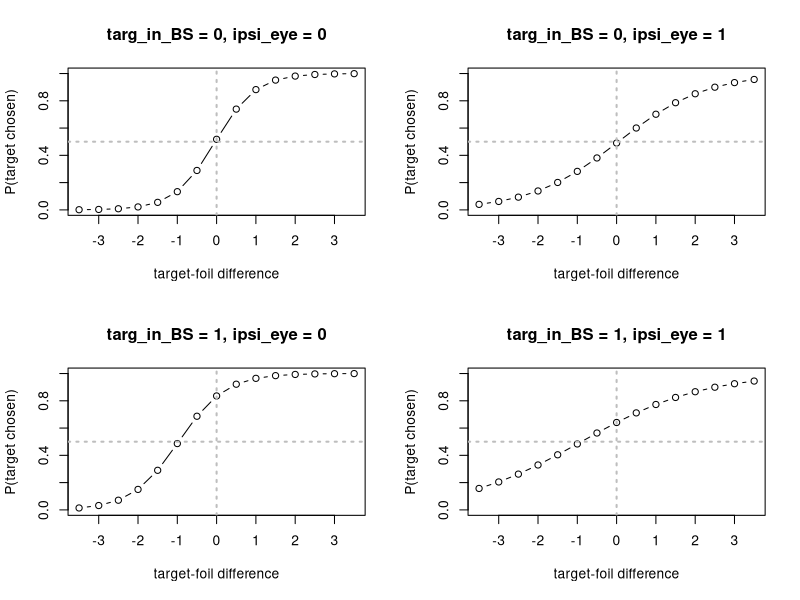

Here is the R script that generated this plot:
## ---- chunk 1
knitr::opts_chunk$set(echo = TRUE)
## ---- chunk 2
simulate_staircase <- function(
        noise_mean = 0, # change bias (e.g. 1 to perceive targets as smaller)
        noise_sd = 1   # change in precision
        )
{
    nRevs   <- 20
    nTrials <- 60
    intervals <- c(3.5,3, 2.5, 2, 1.5, 1, .5, 0, -.5, -1, -1.5, -2, -2.5, -3, -3.5)
    direction <- c(1, -1)
    foil_type <- c(1, -1)
    revs <- c(0, 0)
    trial <- c(0, 0)
    cur_int <- c(1, 1)
    resps <- list(c(TRUE), c(TRUE))
    stairs_ongoing <- c(TRUE, TRUE)
    
    targ_chosen <- c()
    foil_targ_dif <- c()
    trials = 0
    while(any(stairs_ongoing)) {
        trials = trials + 1
        which_stair <- ifelse(stairs_ongoing[1], 1, 2)
        
        # simulate trial
        dif <- intervals[cur_int[which_stair]] * foil_type[which_stair]
        perceived_dif <- dif + rnorm(1, noise_mean, noise_sd)
        foil_targ_dif <- c(foil_targ_dif, dif)
        targ_chosen <- c(targ_chosen, perceived_dif > 0)
        
        # update staircase (which direction, is there a reversal?)
        resps[[which_stair]] <- c(resps[[which_stair]], perceived_dif > 0)
    
        if (tail(resps[[which_stair]], 2)[1] != tail(resps[[which_stair]], 2)[2]) {
            revs[which_stair] <- revs[which_stair] + 1
            direction[which_stair] <- direction[which_stair] * -1
        }
        
        # increment/update
        cur_int[which_stair] <- max(min(cur_int[which_stair] + direction[which_stair],
                                        length(intervals)), 1)
        trial[which_stair] <- trial[which_stair] + 1
        stairs_ongoing[which_stair] <- (revs[which_stair] <= nRevs) |
                                           (trial[which_stair] < nTrials)
    }
    
    return(data.frame(foil_targ_dif = foil_targ_dif, targ_chosen = targ_chosen))
}
## ---- chunk 3
to_agg <- function(data.df)
{
    agg_data.df <- data.frame(
        targ_chosen = with(data.df, tapply(targ_chosen, foil_targ_dif, sum)),
        foil_chosen = with(data.df, tapply(!targ_chosen, foil_targ_dif, sum))
        )
    agg_data.df$foil_targ_dif <- as.numeric(rownames(agg_data.df))
    
    rownames(agg_data.df) <- c()
    
    exp_names <- seq(-3.5, 3.5,.5)
    for(x in exp_names) {
        if (!(x %in% agg_data.df$foil_targ_dif)) {
            agg_data.df <- rbind(agg_data.df,
                                 matrix(c(0, 0, x), ncol = 3,
                                        dimnames = list(NULL, colnames(agg_data.df))))
        }
    }
    
    agg_data.df <- agg_data.df[order(agg_data.df$foil_targ_dif),]
    
    agg_data.df$ID         <- data.df[1,]$ID
    agg_data.df$targ_in_BS <- data.df[1,]$targ_in_BS
    agg_data.df$ipsi_eye   <- data.df[1,]$ipsi_eye
    return(agg_data.df)
}

## ---- chunk 4

set.seed(0)

sim_out_contra.df <- simulate_staircase(0,1)
sim_out_contra.df$targ_in_BS <- FALSE
sim_out_contra.df$ipsi_eye <- FALSE

sim_in_contra.df <- simulate_staircase(1,1)
sim_in_contra.df$targ_in_BS <- TRUE
sim_in_contra.df$ipsi_eye <- FALSE

sim_out_ipsi.df <- simulate_staircase(0,2)
sim_out_ipsi.df$targ_in_BS <- FALSE
sim_out_ipsi.df$ipsi_eye <- TRUE

sim_in_ipsi.df <- simulate_staircase(1,2)
sim_in_ipsi.df$targ_in_BS <- TRUE
sim_in_ipsi.df$ipsi_eye <- TRUE

sim.df <- rbind(
    to_agg(sim_out_contra.df),
    to_agg(sim_in_contra.df),
    to_agg(sim_out_ipsi.df),
    to_agg(sim_in_ipsi.df)
    )

head(sim_out_contra.df)

head(sim.df)

plot_cond <- function(agg.df, ...)
{
    mod <- glm(cbind(targ_chosen, foil_chosen) ~ foil_targ_dif,
               data = agg.df, family = binomial)
    
    plot(predict(mod, type = 'response') ~ agg.df$foil_targ_dif,
         type = 'b',
         xlim = c(-3.5, 3.5), ylim = c(0,1),
         xlab = "target-foil difference",
         ylab = "P(target chosen)",
         ...)
    
    abline(h = .5, lwd = 2, lty = 3, col = 'gray')
    abline(v = 0, lwd = 2, lty = 3, col = 'gray')
}

opar <- par(mfrow = c(2,2))

plot_cond(sim.df[!sim.df$targ_in_BS&!sim.df$ipsi_eye,],main="targ_in_BS = 0, ipsi_eye = 0")
plot_cond(sim.df[!sim.df$targ_in_BS& sim.df$ipsi_eye,],main="targ_in_BS = 0, ipsi_eye = 1")
plot_cond(sim.df[ sim.df$targ_in_BS&!sim.df$ipsi_eye,],main="targ_in_BS = 1, ipsi_eye = 0")
plot_cond(sim.df[ sim.df$targ_in_BS& sim.df$ipsi_eye,],main="targ_in_BS = 1, ipsi_eye = 1")

